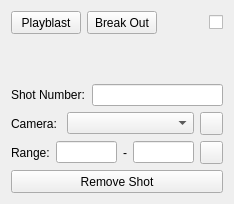
<?xml version="1.0" encoding="UTF-8"?>
<ui version="4.0">
 <class>Form</class>
 <widget class="QWidget" name="Form">
  <property name="geometry">
   <rect>
    <x>0</x>
    <y>0</y>
    <width>234</width>
    <height>204</height>
   </rect>
  </property>
  <property name="sizePolicy">
   <sizepolicy hsizetype="Preferred" vsizetype="Fixed">
    <horstretch>0</horstretch>
    <verstretch>0</verstretch>
   </sizepolicy>
  </property>
  <property name="windowTitle">
   <string>Form</string>
  </property>
  <layout class="QVBoxLayout" name="verticalLayout">
   <item>
    <layout class="QHBoxLayout" name="horizontalLayout_5">
     <item>
      <widget class="QPushButton" name="playblast_shot_pushButton">
       <property name="sizePolicy">
        <sizepolicy hsizetype="Minimum" vsizetype="Fixed">
         <horstretch>0</horstretch>
         <verstretch>0</verstretch>
        </sizepolicy>
       </property>
       <property name="minimumSize">
        <size>
         <width>70</width>
         <height>23</height>
        </size>
       </property>
       <property name="maximumSize">
        <size>
         <width>23</width>
         <height>16777215</height>
        </size>
       </property>
       <property name="toolTip">
        <string>Playblast this shot</string>
       </property>
       <property name="text">
        <string>Playblast</string>
       </property>
      </widget>
     </item>
     <item>
      <widget class="QPushButton" name="break_out_pushButton">
       <property name="sizePolicy">
        <sizepolicy hsizetype="Minimum" vsizetype="Fixed">
         <horstretch>0</horstretch>
         <verstretch>0</verstretch>
        </sizepolicy>
       </property>
       <property name="minimumSize">
        <size>
         <width>70</width>
         <height>23</height>
        </size>
       </property>
       <property name="maximumSize">
        <size>
         <width>23</width>
         <height>16777215</height>
        </size>
       </property>
       <property name="toolTip">
        <string>Break out this shot</string>
       </property>
       <property name="text">
        <string>Break Out</string>
       </property>
      </widget>
     </item>
     <item>
      <spacer name="horizontalSpacer_2">
       <property name="orientation">
        <enum>Qt::Horizontal</enum>
       </property>
       <property name="sizeHint" stdset="0">
        <size>
         <width>40</width>
         <height>20</height>
        </size>
       </property>
      </spacer>
     </item>
     <item>
      <widget class="QCheckBox" name="shot_select_checkBox">
       <property name="text">
        <string/>
       </property>
      </widget>
     </item>
    </layout>
   </item>
   <item>
    <spacer name="verticalSpacer">
     <property name="orientation">
      <enum>Qt::Vertical</enum>
     </property>
     <property name="sizeHint" stdset="0">
      <size>
       <width>20</width>
       <height>5</height>
      </size>
     </property>
    </spacer>
   </item>
   <item>
    <layout class="QHBoxLayout" name="horizontalLayout_2">
     <item>
      <widget class="QLabel" name="label">
       <property name="minimumSize">
        <size>
         <width>75</width>
         <height>0</height>
        </size>
       </property>
       <property name="maximumSize">
        <size>
         <width>75</width>
         <height>16777215</height>
        </size>
       </property>
       <property name="text">
        <string>Shot Number:</string>
       </property>
      </widget>
     </item>
     <item>
      <widget class="QLineEdit" name="shot_number_lineEdit">
       <property name="sizePolicy">
        <sizepolicy hsizetype="MinimumExpanding" vsizetype="Fixed">
         <horstretch>0</horstretch>
         <verstretch>0</verstretch>
        </sizepolicy>
       </property>
       <property name="minimumSize">
        <size>
         <width>0</width>
         <height>20</height>
        </size>
       </property>
       <property name="maximumSize">
        <size>
         <width>16777215</width>
         <height>16777215</height>
        </size>
       </property>
       <property name="toolTip">
        <string>Shot number for this shot</string>
       </property>
       <property name="maxLength">
        <number>3</number>
       </property>
      </widget>
     </item>
    </layout>
   </item>
   <item>
    <layout class="QHBoxLayout" name="horizontalLayout_3">
     <item>
      <widget class="QLabel" name="label_2">
       <property name="maximumSize">
        <size>
         <width>50</width>
         <height>16777215</height>
        </size>
       </property>
       <property name="text">
        <string>Camera:</string>
       </property>
      </widget>
     </item>
     <item>
      <widget class="QComboBox" name="camera_comboBox">
       <property name="minimumSize">
        <size>
         <width>0</width>
         <height>20</height>
        </size>
       </property>
       <property name="focusPolicy">
        <enum>Qt::ClickFocus</enum>
       </property>
       <property name="toolTip">
        <string>Camera for this shot</string>
       </property>
      </widget>
     </item>
     <item>
      <widget class="QPushButton" name="lock_camera_pushButton">
       <property name="minimumSize">
        <size>
         <width>23</width>
         <height>23</height>
        </size>
       </property>
       <property name="maximumSize">
        <size>
         <width>23</width>
         <height>23</height>
        </size>
       </property>
       <property name="toolTip">
        <string>Unlock camera selection</string>
       </property>
       <property name="text">
        <string/>
       </property>
      </widget>
     </item>
    </layout>
   </item>
   <item>
    <layout class="QHBoxLayout" name="horizontalLayout">
     <item>
      <widget class="QLabel" name="label_3">
       <property name="text">
        <string>Range:</string>
       </property>
      </widget>
     </item>
     <item>
      <widget class="QLineEdit" name="start_frame_lineEdit">
       <property name="sizePolicy">
        <sizepolicy hsizetype="MinimumExpanding" vsizetype="Fixed">
         <horstretch>0</horstretch>
         <verstretch>0</verstretch>
        </sizepolicy>
       </property>
       <property name="minimumSize">
        <size>
         <width>40</width>
         <height>20</height>
        </size>
       </property>
       <property name="maximumSize">
        <size>
         <width>16777215</width>
         <height>16777215</height>
        </size>
       </property>
       <property name="toolTip">
        <string>Start frame</string>
       </property>
      </widget>
     </item>
     <item>
      <widget class="QLabel" name="label_4">
       <property name="text">
        <string>-</string>
       </property>
      </widget>
     </item>
     <item>
      <widget class="QLineEdit" name="end_frame_lineEdit">
       <property name="sizePolicy">
        <sizepolicy hsizetype="MinimumExpanding" vsizetype="Fixed">
         <horstretch>0</horstretch>
         <verstretch>0</verstretch>
        </sizepolicy>
       </property>
       <property name="minimumSize">
        <size>
         <width>40</width>
         <height>20</height>
        </size>
       </property>
       <property name="maximumSize">
        <size>
         <width>80000</width>
         <height>16777215</height>
        </size>
       </property>
       <property name="toolTip">
        <string>End frame</string>
       </property>
      </widget>
     </item>
     <item>
      <widget class="QPushButton" name="set_timeline_pushButton">
       <property name="sizePolicy">
        <sizepolicy hsizetype="Fixed" vsizetype="Fixed">
         <horstretch>0</horstretch>
         <verstretch>0</verstretch>
        </sizepolicy>
       </property>
       <property name="minimumSize">
        <size>
         <width>23</width>
         <height>23</height>
        </size>
       </property>
       <property name="maximumSize">
        <size>
         <width>23</width>
         <height>23</height>
        </size>
       </property>
       <property name="toolTip">
        <string>Set visible timeline</string>
       </property>
       <property name="text">
        <string/>
       </property>
      </widget>
     </item>
    </layout>
   </item>
   <item>
    <layout class="QHBoxLayout" name="horizontalLayout_4">
     <item>
      <widget class="QPushButton" name="remove_shot_pushButton">
       <property name="minimumSize">
        <size>
         <width>0</width>
         <height>23</height>
        </size>
       </property>
       <property name="toolTip">
        <string>Remove this shot</string>
       </property>
       <property name="text">
        <string>Remove Shot</string>
       </property>
      </widget>
     </item>
    </layout>
   </item>
  </layout>
 </widget>
 <resources/>
 <connections/>
</ui>
